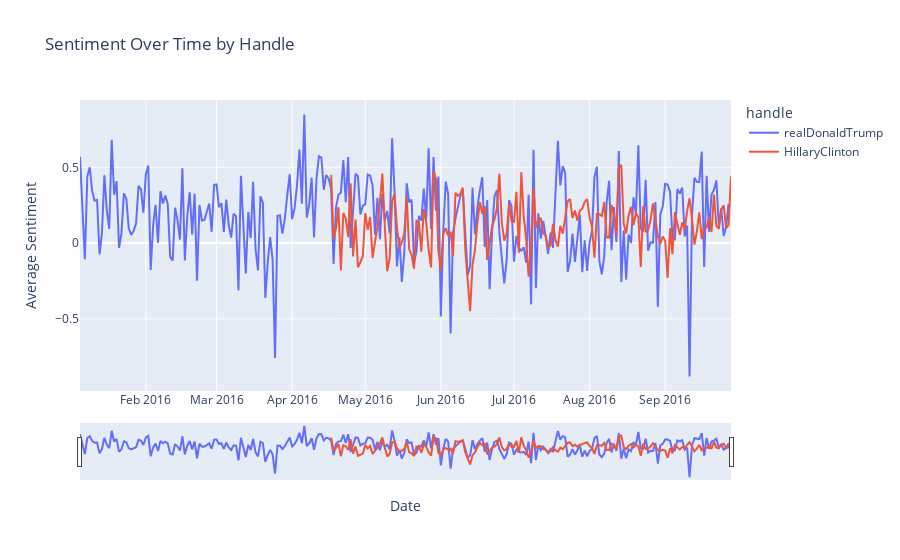

The notebook cell saved with this chart:
### Code cell
import plotly.express as px


fig = px.line(date_sentiment, x='date', y='sentiment', color='handle',
              title='Sentiment Over Time by Handle',
              labels={'date': 'Date', 'sentiment': 'Average Sentiment'})
fig.update_layout(xaxis_rangeslider_visible=True)  
fig.show()

### Figure 1 — Plotly figure (JSON) as saved in the notebook; plotly's stock layout.template omitted (floating-point values rounded to 4 significant figures; data arrays with more than 128 entries replaced by an {"elided": "..."} marker saying what was removed)
{"data": [{"hovertemplate": "handle=realDonaldTrump<br>Date=%{x}<br>Average Sentiment=%{y}<extra></extra>", "legendgroup": "realDonaldTrump", "line": {"color": "#636efa", "dash": "solid"}, "marker": {"symbol": "circle"}, "mode": "lines", "name": "realDonaldTrump", "orientation": "v", "showlegend": true, "type": "scatter", "x": {"elided": "267 str values"}, "xaxis": "x", "y": {"elided": "267 float values"}, "yaxis": "y"}, {"hovertemplate": "handle=HillaryClinton<br>Date=%{x}<br>Average Sentiment=%{y}<extra></extra>", "legendgroup": "HillaryClinton", "line": {"color": "#EF553B", "dash": "solid"}, "marker": {"symbol": "circle"}, "mode": "lines", "name": "HillaryClinton", "orientation": "v", "showlegend": true, "type": "scatter", "x": {"elided": "165 str values"}, "xaxis": "x", "y": {"elided": "165 float values"}, "yaxis": "y"}], "layout": {"legend": {"title": {"text": "handle"}, "tracegroupgap": 0}, "title": {"text": "Sentiment Over Time by Handle"}, "xaxis": {"anchor": "y", "domain": [0, 1], "rangeslider": {"visible": true}, "title": {"text": "Date"}}, "yaxis": {"anchor": "x", "domain": [0, 1], "title": {"text": "Average Sentiment"}}}}
